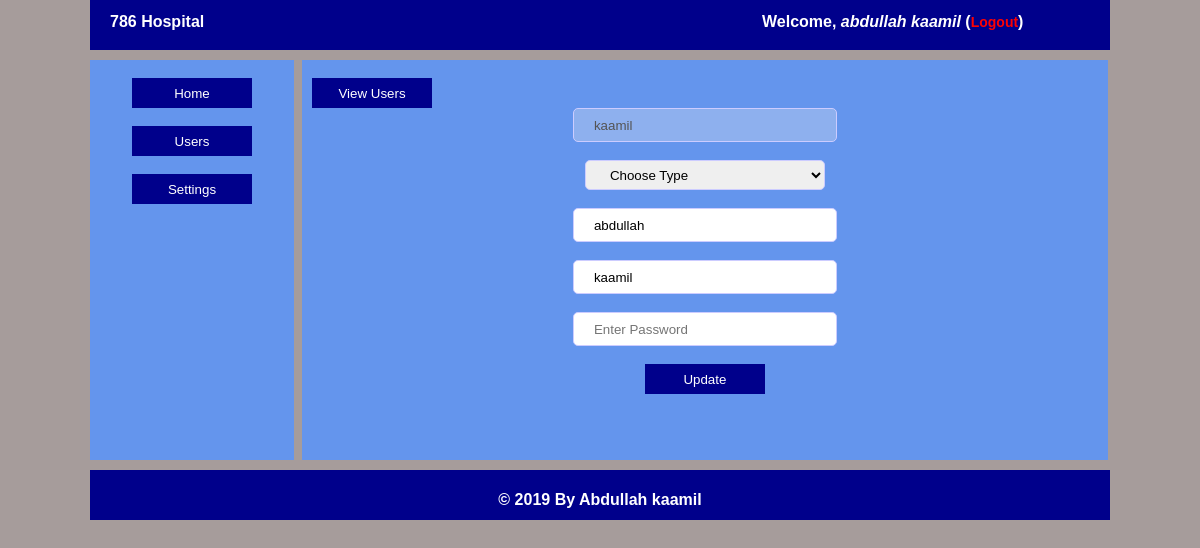
The app's page /admin/edituser.php?name=kaamil (signed in) with its own data.
### tables this page shows
CREATE TABLE `users` (
  `username` varchar(50) NOT NULL,
  `password` varchar(40) NOT NULL,
  `fname` varchar(40) NOT NULL,
  `sname` varchar(40) NOT NULL,
  `type` varchar(40) NOT NULL
);

### admin/edituser.php (the view, shortened to what this page needs)
<!DOCTYPE html>
<html lang="en">
<head>
	<link rel="stylesheet" type="text/css" href="../assets/style.css">
</head>
<body>
	<div class="wrapper">
	<?php
		include "includes/header.php";
		include "includes/left.php";
	 ?>
		<div class="right"><br>
			<a href="users.php" style="margin-left:10px;"><button class="btnlink">View Users</button></a><br>
			<?php
			$name = $_GET['name'];
			?>
			<center>
				<form action="edituser.php?name=<?php echo $name; ?>" method="POST">
				<input type="text" name="username" class="form" value="<?php echo $name; ?>" required="required" disabled="disabled"><br><br>
				<select name="type" class="form" required="required">
					<option value="">Choose Type</option>
				</select><br><br>
				<?php
				require_once '../includes/connect.php';
				$sql = "SELECT * FROM `users` WHERE `username`='$name'";
				$query = mysqli_query($con,$sql);
				while ($row = mysqli_fetch_array($query)) {
					?>
					<input type="text" name="fname" class="form" value="<?php echo $row['fname']; ?>" required="required"><br><br>
					<input type="text" name="sname" class="form" value="<?php echo $row['sname']; ?>" required="required"><br><br>
					<?php
				}
				 ?>
				<input type="password" name="password" class="form" placeholder="Enter Password" required="required"><br><br>
				<input type="submit" value="Update" class="btnlink" name="btn">
			</form>
			</center>
		</div>
		<?php
		include "includes/footer.php";
		 ?>
	</div>
</body>
</html>

### includes/users.php (shortened to what this page needs)
<?php
function admindetails()
{
    include 'connect.php';
    $type = $_SESSION['type'];
    $username = $_SESSION['admin'];
    $sql = "SELECT * FROM `users` WHERE `username`='$username' AND `type`='$type'";
     $query = mysqli_query($con, $sql);
    while ($row = mysqli_fetch_array($query)) {
        echo "Welcome, <i>" . $row['fname'] . " " . $row['sname'] . "</i> (<a href='../logout.php'>Logout</a>)";
    }
}

### assets/style.css (style rules this page uses)
body { margin: 0; padding: 0; background-color: #A69C9B; font-family: Arial,Lucida Sans; }
.wrapper { min-height: 400px; max-height: auto; width: 85%; margin: 0 auto; font-family: Arial,Lucida Sans; }
.headerright a { text-decoration: none; font-size: 14px; color: red; }
.btnlink { height: 30px; width: 120px; background-color: #00008B; border: 0; margin: 0; color: white; cursor: pointer; }
.right { min-height: 400px; max-height: auto; width: 79%; margin-left: 8px; background: #6495ED; margin-top: 10px; float: left; }
.form { height: 30px; width: 240px; border: 1px solid #ccf; border-radius: 5px; padding-left: 20px; }

### records on screen
users: fname "abdullah", sname "kaamil"
users: fname "abdullah", sname "kaamil"
